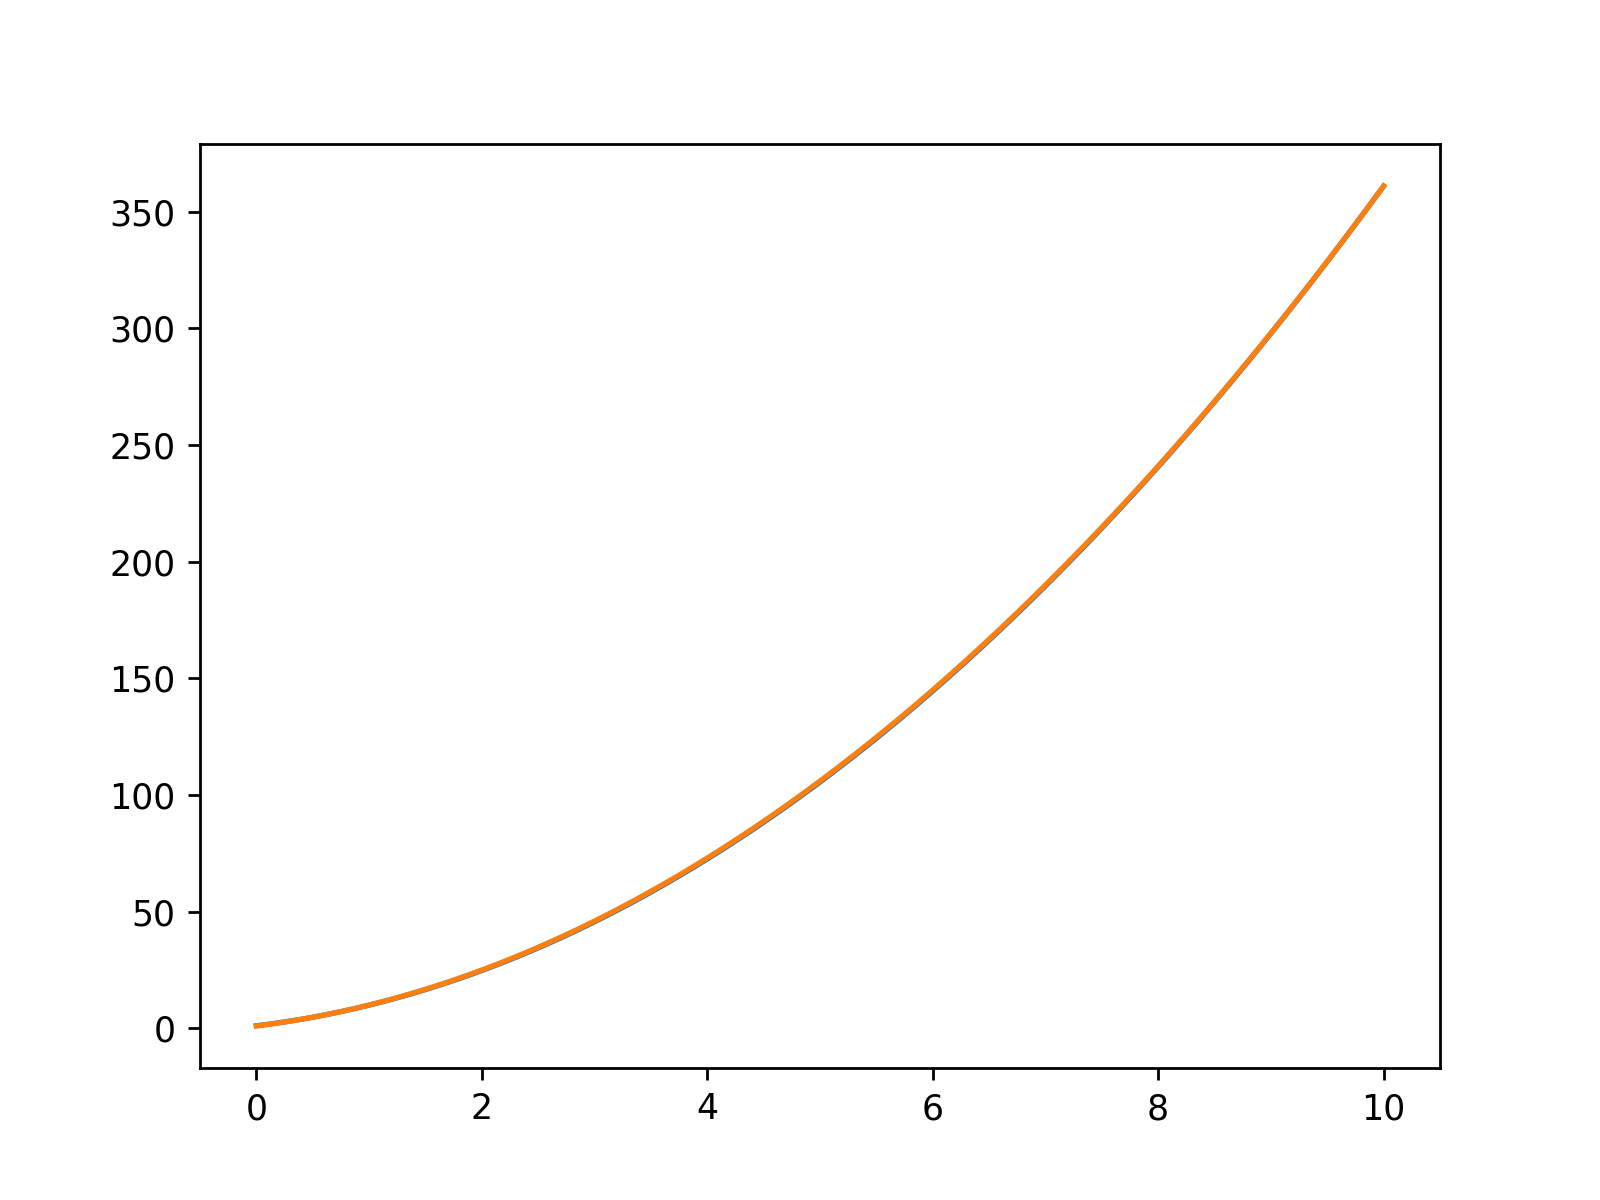

The script that saved this image:
import numpy as np
from scipy.stats import norm
import matplotlib.pyplot as plt


global sigma_proposal, times, y, y_err

# choose mcmc hyperparameter
sigma_proposal = 2

# generate some fake data
times = np.linspace(0, 10, 10000)
m_true = (np.random.randint(1,10),np.random.randint(1,10),np.random.randint(1,10))
y = m_true[0] * times**2 + m_true[1]*times + m_true[2] 
y_err = 25


def calculate_posterior_prob(m, times=times, y=y, y_err=y_err):
    a, b, c = m
    model_prediction = a * (times ** 2) + (b * times) + c
    residual = model_prediction - y
    chi2_array = (residual / y_err) ** 2
    chi2 = np.sum(chi2_array)
    posterior_prob = np.exp(-0.5 * chi2)

    posterior_prob_list = []
    posterior_prob_list.append(posterior_prob)
    print(f"{posterior_prob_list}")
    list_m = []
    list_m.append(m)
    print(f"{m}")

    return posterior_prob


def pick_next_state(m_current):
    m_new = np.random.normal(loc=m_current, scale=sigma_proposal)
    return m_new


# def calculate_proposal_prob(m_new, m_current):
#     proposal_prob = norm.pdf(m_new, loc=m_current, scale=sigma_proposal)
#     return proposal_prob


def calculate_acceptance_prob(m_current, m_new):

    acceptance_prob = np.min(
        [
            1,
            calculate_posterior_prob(m_new) / calculate_posterior_prob(m_current),
            # * calculate_proposal_prob(m_current, m_new)
            # / calculate_proposal_prob(m_new, m_current),
        ]
    )

    return acceptance_prob


def mh_mcmc(m_initial_guess, num_steps):

    markov_chain = []

    m_current = m_initial_guess
    for i in range(num_steps):

        m_proposal = pick_next_state(m_current)
        acceptance_prob = calculate_acceptance_prob(m_current, m_proposal)

        random_number = np.random.uniform(0, 1, size=1)
        if acceptance_prob >= random_number:
            m_current = m_proposal

        markov_chain.append(m_current)

    return np.array(markov_chain)

if __name__ == "__main__":

    np.random.seed(10)

    m_initial_guess = (1,1,1)
    num_steps = 10000

    markov_chain = mh_mcmc(m_initial_guess=m_initial_guess, num_steps=num_steps)
    a_best = np.mean(markov_chain[:,0])
    b_best = np.mean(markov_chain[:,1])
    c_best = np.mean(markov_chain[:,2])
    y_best = a_best *times**2 + b_best * times + c_best

    plt.plot(times, y_best, label='best fit')
    plt.plot(times, y, label='original')
    plt.savefig("mh_mcmc1.png",dpi=250)
    plt.legend()
    plt.show()

    plt.plot(times, markov_chain[:,0], label='a mcmc searcher')
    plt.legend()
    plt.savefig("a_walker.png",dpi=250)
    plt.show()
    plt.plot(times, markov_chain[:,1], label='b mcmc searcher')
    plt.legend()
    plt.savefig("b_walker.png",dpi=250)
    plt.show()
    plt.plot(times, markov_chain[:,2], label='c mcmc searcher')
    plt.legend()
    plt.savefig("c_walker.png",dpi=250)
    plt.show()
